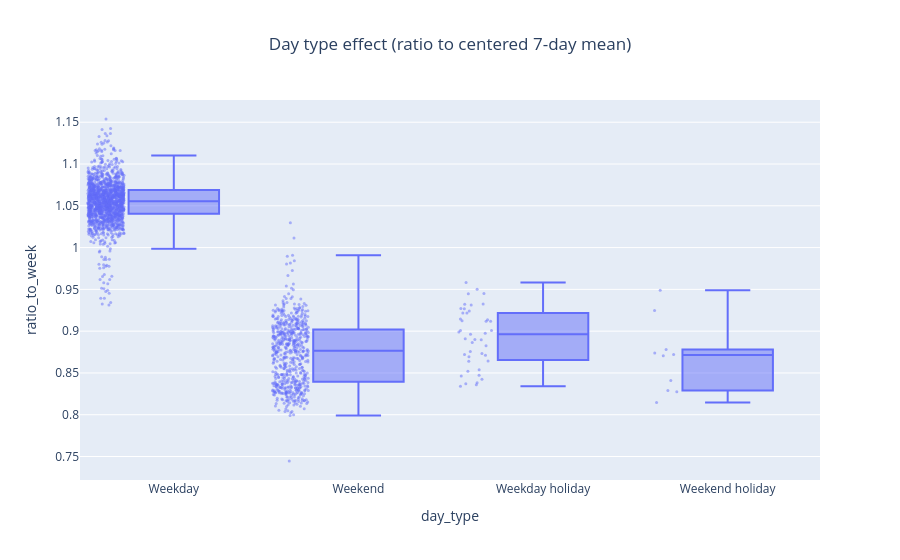

Write notebook code for a chart like this one.
### Code cell
# (a) 4 day types, pooled across years: box plot
fig = px.box(df_day.dropna(subset=["ratio_to_week"]),
             x="day_type", y="ratio_to_week", points="all",
             title="Day type effect (ratio to centered 7-day mean)")
fig.update_traces(marker=dict(size=3, opacity=0.5), jitter=0.4)
fig.update_layout(title_x = 0.5)
fig.show()

### Figure 1 — Plotly figure (JSON) as saved in the notebook; plotly's stock layout.template omitted (floating-point values rounded to 4 significant figures; data arrays with more than 128 entries replaced by an {"elided": "..."} marker saying what was removed)
{"data": [{"alignmentgroup": "True", "boxpoints": "all", "hovertemplate": "day_type=%{x}<br>ratio_to_week=%{y}<extra></extra>", "jitter": 0.4, "legendgroup": "", "marker": {"color": "#636efa", "opacity": 0.5, "size": 3}, "name": "", "notched": false, "offsetgroup": "", "orientation": "v", "showlegend": false, "type": "box", "x": {"elided": "2186 str values"}, "x0": " ", "xaxis": "x", "y": {"elided": "2186 float values"}, "y0": " ", "yaxis": "y"}], "layout": {"boxmode": "group", "legend": {"tracegroupgap": 0}, "title": {"text": "Day type effect (ratio to centered 7-day mean)", "x": 0.5}, "xaxis": {"anchor": "y", "domain": [0, 1], "title": {"text": "day_type"}}, "yaxis": {"anchor": "x", "domain": [0, 1], "title": {"text": "ratio_to_week"}}}}
